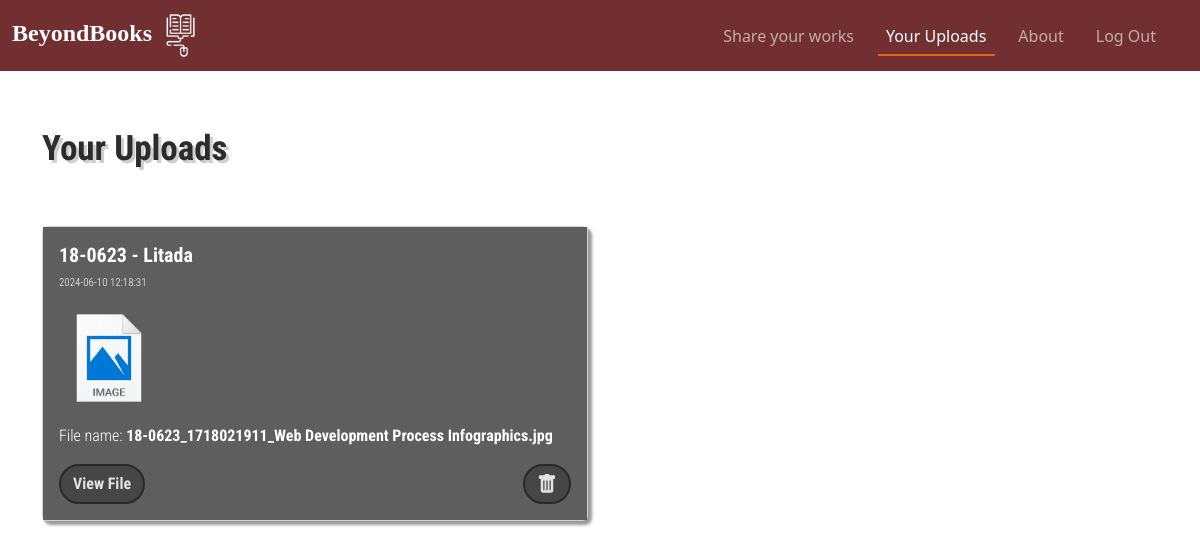
/your-uploads.php (signed in), run on the app's committed database.
### tables this page shows
CREATE TABLE `approved` (
  `date` timestamp NOT NULL DEFAULT current_timestamp() ON UPDATE current_timestamp(),
  `studentnum` varchar(80) NOT NULL,
  `lastname` varchar(80) NOT NULL,
  `email` varchar(80) NOT NULL,
  `filename` varchar(255) NOT NULL,
  `folderlocation` varchar(25) NOT NULL
);

### your-uploads.php (the view, shortened to what this page needs)
<?php
$conn = mysqli_connect("sql302.infinityfree.com", "if0_36713719", "O0L1QO1yuEsd", "if0_36713719_db_beyond_books");
?>
<!DOCTYPE html>
<html lang="en">
<head>
  <link href="https://cdn.jsdelivr.net/npm/bootstrap@5.3.3/dist/css/bootstrap.min.css" rel="stylesheet"
>
  <link rel="stylesheet" type="text/css" href="navbar.css">
  <link rel="stylesheet" type="text/css" href="home.css">
</head>
<body>
  <nav class="navbar navbar-expand-lg fixed-top">
    <div class="container-fluid">
      <a class="navbar-brand" href="home.php">BeyondBooks <img src="media/image/dig-book.png"></a>
      <div style="max-width:70%;" class="offcanvas offcanvas-end" tabindex="-1" id="offcanvasNavbar" aria-labelledby="offcanvasNavbarLabel">
        <div class="offcanvas-body">
          <ul class="navbar-nav justify-content-end flex-grow-1 pe-3">
            <li class="nav-item">
            <li class="nav-item">
              <a class="nav-link mx-lg-2" href="file-upl.php">Share your works</a>
            </li>
            <li class="nav-item">
              <a class="nav-link mx-lg-2 active" aria-current="page" href="your-uploads.php">Your Uploads</a>
            </li>
            <li>
              <a class="nav-link mx-lg-2" href="about.php">About</a>
            </li>
            <li class="nav-item">
              <a class="nav-link mx-lg-2" href="#" data-bs-toggle="modal" data-bs-target="#logout-modal" id="btn-logout">Log Out</a>
            </li>
          </ul>
        </div>
      </div>
    </div>
  </nav>
<div class="container">
  <div class="row mt-5">
  <h3>Your Uploads</h3>
    <?php
    $stmt = $conn->prepare("SELECT * FROM approved WHERE studentnum =? ORDER BY date DESC");
    $stmt->bind_param("s", $_SESSION['studentnum']);
    $stmt->execute();
    $result = $stmt->get_result();
    while($row = $result->fetch_assoc()) {
      $studentnum = $row['studentnum'];
      $lastname = $row['lastname'];
      $date = $row['date'];
      $fileName = $row['filename'];
      $newFileName = preg_replace('/\d{2}-\d{5}_\d{10}_/', '', $fileName);
      $folderlocation = $row['folderlocation'];
      $fileurl = '../'. $folderlocation. '/'. $fileName;
      $thumbnail = '';
      $fileExtension = strtolower(pathinfo($fileName, PATHINFO_EXTENSION));
      switch ($fileExtension) {
        case 'jpg':
        case 'jpeg':
        case 'png':
          $thumbnail = 'thumbnail/images.png';
          break;
      }
      echo '<div class="col-md-6 gy-5">';
      echo '<div class="card">';
      echo '<div class="card-body">';
      echo "<h5 class='card-title'>{$studentnum} - {$lastname}</h5>";
      echo "<p class='card-text' style='font-size:11px;'>{$date}</p>";
      echo "<p class='card-text'><img src='{$thumbnail}' width='100' height='100'></p>";
      echo "<p class='card-text'>File name: <span style='font-weight:700;'>{$newFileName}</span></p>";
      echo '<a href="user-file-preview.php?url='. urlencode($fileurl = str_replace('../', '', $fileurl)).'" target="iframe" class="btn btn-primary">View File</a>';
      echo '<button class=\'btn btn-danger float-end\' onclick=\'confirmDelete("'.$row['date'].'", "'.$row['studentnum'].'", "'.$row['lastname'].'", "'.$row['email'].'", "'.$row['filename'].'", "'.$row['folderlocation'].'")\'>
        <svg xmlns="http://www.w3.org/2000/svg" width="20" height="20" fill="currentColor" class="bi bi-trash-fill" viewBox="0 0 16 16">
  <path d="M2.5 1a1 1 0 0 0-1 1v1a1 1 0 0 0 1 1H3v9a2 2 0 0 0 2 2h6a2 2 0 0 0 2-2V4h.5a1 1 0 0 0 1-1V2a1 1 0 0 0-1-1H10a1 1 0 0 0-1-1H7a1 1 0 0 0-1 1zm3 4a.5.5 0 0 1 .5.5v7a.5.5 0 0 1-1 0v-7a.5.5 0 0 1 .5-.5M8 5a.5.5 0 0 1 .5.5v7a.5.5 0 0 1-1 0v-7A.5.5 0 0 1 8 5m3 .5v7a.5.5 0 0 1-1 0v-7a.5.5 0 0 1 1 0"/>
</svg></button>';
      echo '</div>';
      echo '</div>';
      echo '</div>';
    }
?>
  </div>
</div>
</body>
</html>

### navbar.css (style rules this page uses)
.navbar, .offcanvas { background-color: #712F31; }
h5 { color: #fff; font-weight: 700; }
.navbar-brand img { height: 45px; width: 45px; }
.nav-link { color: #ffffff98; font-weight: 500; position: relative; }
.navbar-nav .nav-link.active, .navbar-nav .nav-link.show { color: #fff; }
@media (min-width: 991px) { .nav-link::before { content: ""; position: absolute; bottom: 0; left: 50%; transform: translateX(-50%); width: 0; height: 2px; background-color: #DD6B14 ; visibility: hidden; transition: 0.2s ease-in-out; } }
@media (min-width: 991px) { .nav-link:hover::before, .nav-link.active::before { width: 100%; visibility: visible; } }
.navbar-brand { color: #fff; font-weight: 500; font-size: 24px; font-family: "Domine", serif; font-optical-sizing: auto; font-weight: 700; font-style: normal; }

### home.css (style rules this page uses)
body { padding-top: 80px; padding-bottom: 2%; background: #ffffff; }
.card { font-family: "Roboto Condensed", sans-serif; font-optical-sizing: auto; font-weight: 300; font-style: normal; background: none; box-shadow: 3px 3px 3px 1px rgba(0, 0, 0, 0.4); }
.card-body { background: #5e5e5e; color: #fff; }
.card .btn { font-family: "Roboto Condensed", sans-serif; font-optical-sizing: auto; font-weight: 700; font-style: normal; background: #464646; border-radius: 50px; border: solid 2px #292929; color: #e4e1e1; transition: 0.5s; }
.card-text { white-space: normal; word-wrap: break-word; }
.container h3 { color: #2c2c2c; font-family: "Domine", serif; font-optical-sizing: auto; font-weight: 700; font-style: normal; }
.row h3 { font-size: 35px; font-family: "Roboto Condensed", sans-serif; font-optical-sizing: auto; font-weight: 700; font-style: normal; }
.container h3 { text-shadow: 3px 3px 0.2px #70707056; }

### data on the page
approved: studentnum "18-0623", lastname "Litada", date "2024-06-10 12:18:31", filename "18-0623_1718021911_Web Development Process Infographics.jpg"
